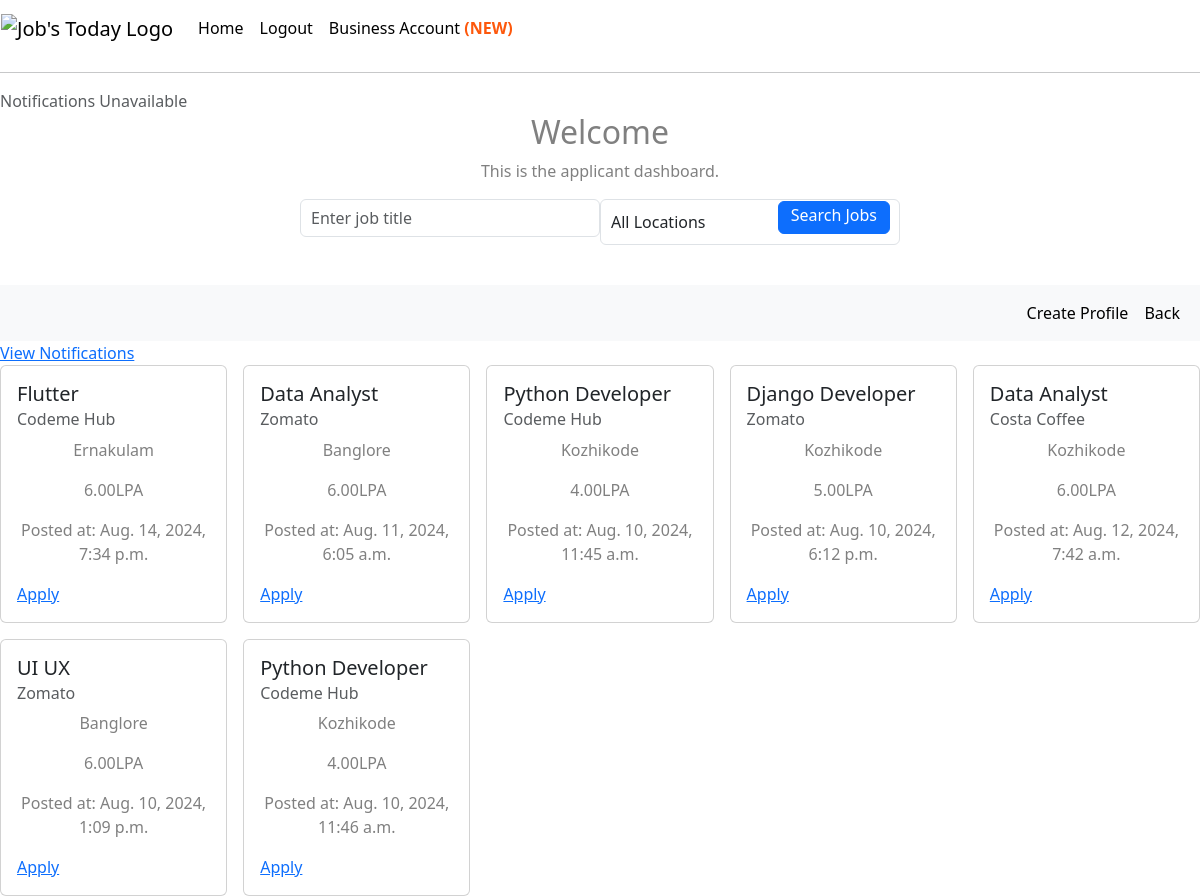
Page / (signed in) on the earlier database version.
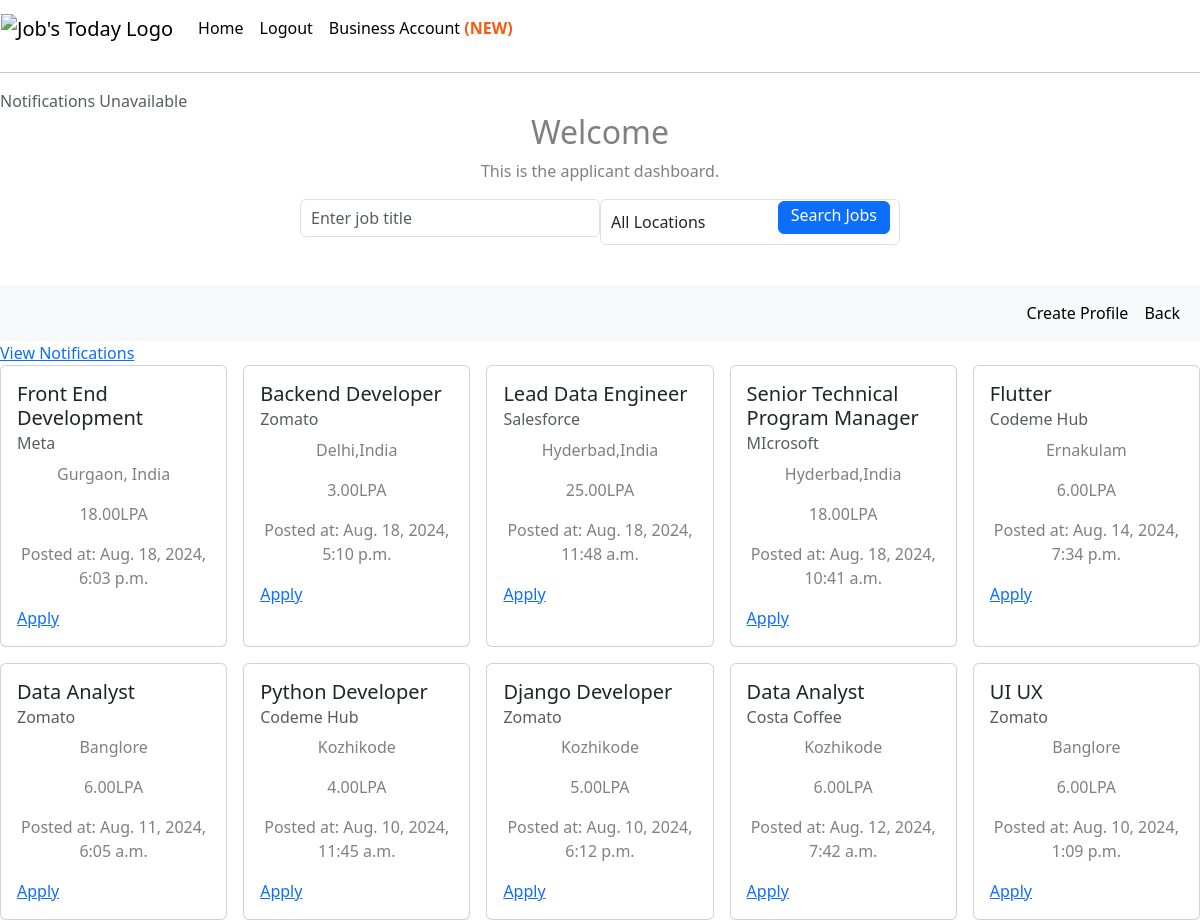
Same page on the later database version.
### main_app/models.py (models this page shows, shortened)
class JobAds(models.Model):
    company = models.ForeignKey(Company, on_delete=models.CASCADE, related_name='job_posts')
    title = models.CharField(max_length=100)
    description = models.TextField()
    location = models.CharField(max_length=100, null=True, blank=True)
    employment_type = models.ForeignKey(JobType,on_delete=models.SET_NULL, null=True, blank=True)  # e.g., Full-time, Part-time
    experience_required = models.IntegerField(null=True, blank=True)  # Number of years required
    education_required = models.ForeignKey(Education, on_delete=models.SET_NULL, null=True, blank=True)
    skills_required = models.ManyToManyField(Skill, related_name='job_posts')
    salary = models.DecimalField(max_digits=10, decimal_places=2, null=True, blank=True)
    posted_at = models.DateTimeField(auto_now_add=True)
    created_at = models.DateTimeField(auto_now=True)

class Company(models.Model):
    user = models.ForeignKey(CustomUser, on_delete=models.CASCADE, related_name='companies')
    name = models.CharField(max_length=50, null=True, blank=True)
    est_year = models.IntegerField(null=True)
    city = models.CharField(max_length=50, null=True, blank=True)
    state = models.CharField(max_length=50, null=True, blank=True)  # Ensure this field is present
    created_at = models.DateTimeField(auto_now_add=True)
    updated_at = models.DateTimeField(auto_now=True)

### main_app/views.py (the view)
# urls.py: path("", views.applicant_dashboard, name='applicant_dashboard'),
def applicant_dashboard(request):
    if not request.user.is_authenticated:
        return redirect('login')  # Redirect to login if not authenticated
    try:
        search_term = request.GET.get('title', '')
        selected_location = request.GET.get('location', '')
        job_posts = JobAds.objects.all()
        if search_term:
            job_posts = job_posts.filter(title__icontains=search_term)
        if selected_location:
            job_posts = job_posts.filter(location=selected_location)
        job_posts = job_posts.order_by('-created_at')
        locations = JobAds.objects.values('location').distinct()
        context = {
            'job_posts': job_posts,
            'locations': locations,
            'search_term': search_term,
            'selected_location': selected_location
        }
        return render(request, 'applicant_dashboard.html', context)
    except Exception as e:
        return HttpResponse(f"An error occurred: {e}")

### main_app/models.py (called while the page is built)
    def has_applicant_profile(self):
        return hasattr(self, 'applicant')

### main_app/templates/applicant_dashboard.html (shortened to what this page needs)
{% extends "base.html" %}
{% block content %}
    <h2>Welcome {{applicant.location}}</h2>
    <p>This is the applicant dashboard.</p>
    <form method="GET" action="{% url 'applicant_dashboard' %}">
        <div class="mb-3">
            <input type="text" name="title" id="title" class="form-control" placeholder="Enter job title" value="{{ search_term }}">
        <div class="mb-3">
            <select name="location" id="location" class="form-select">
                <option value="">All Locations</option>
            </select>
        </div>
    </div>
        <button type="submit" class="btn btn-primary">Search Jobs</button>
    </form><br>
    <nav class="navbar navbar-expand-lg navbar-light bg-light">
        <div class="container-fluid">
            <ul class="navbar-nav ms-auto">
                {% if request.user.has_applicant_profile %}
                    <li class="nav-item">
                        <a class="nav-link" href="{% url 'applicant__profile_view' %}">View Profile</a>
                    </li>
                {% else %}
                    <li class="nav-item">
                        <a class="nav-link" href="{% url 'create_appli_profile' %}">Create Profile</a>
                    </li>
                {% endif %}
                <li class="nav-item">
                    <a class="nav-link" href="{% url 'applicant_dashboard' %}">Back</a>
                </li>
            </ul>
        </div>
    </nav>
    <a href="{% url 'applicant_notifications' %}">View Notifications</a>
    <div class="card-container">
        {% if job_posts %}
            {% for job in job_posts %}
            <div class="card" style="width: 18rem;">
                <div class="card-body">
                    <h5 class="card-title">{{ job.title }}</h5>
                    <h6 class="card-subtitle mb-2 text-muted">{{ job.company.name }}</h6>
                    <p class="card-text">{{ job.location }}</p>
                    <p class="card-text">{{ job.salary }}LPA</p>
                    <p class="card-text">Posted at: {{ job.posted_at }}</p>
                    <a href="{% url 'applicant_update_application_status' job.id %}" class="card-link">Apply</a>
                </div>
            </div>
            {% endfor %}
        {% else %}
            <p>No job posts available.</p>
        {% endif %}
    </div>
    {% endblock content %}

Differences in the rows shown:
removed JobAds: title "Python Developer", company.name "Codeme Hub", location "Kozhikode", salary "4.00", posted_at "Aug. 10, 2024, 11:46 a.m."
added JobAds: title "Front End Development", company.name "Meta", location "Gurgaon, India", salary "18.00", posted_at "Aug. 18, 2024, 6:03 p.m."
added JobAds: title "Backend Developer", company.name "Zomato", location "Delhi,India", salary "3.00", posted_at "Aug. 18, 2024, 5:10 p.m."
added JobAds: title "Lead Data Engineer", company.name "Salesforce", location "Hyderbad,India", salary "25.00", posted_at "Aug. 18, 2024, 11:48 a.m."
added JobAds: title "Senior Technical Program Manager", company.name "MIcrosoft", location "Hyderbad,India", salary "18.00", posted_at "Aug. 18, 2024, 10:41 a.m."
